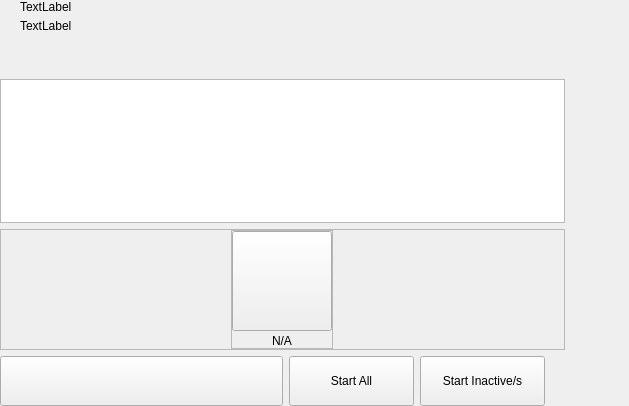
<?xml version="1.0" encoding="UTF-8"?>
<ui version="4.0">
 <class>MasterNodesWidget</class>
 <widget class="QWidget" name="MasterNodesWidget">
  <property name="geometry">
   <rect>
    <x>0</x>
    <y>0</y>
    <width>629</width>
    <height>406</height>
   </rect>
  </property>
  <property name="windowTitle">
   <string>Form</string>
  </property>
  <layout class="QHBoxLayout" name="horizontalLayout_2" stretch="2,1">
   <property name="spacing">
    <number>0</number>
   </property>
   <property name="leftMargin">
    <number>0</number>
   </property>
   <property name="topMargin">
    <number>0</number>
   </property>
   <property name="rightMargin">
    <number>0</number>
   </property>
   <property name="bottomMargin">
    <number>0</number>
   </property>
   <item>
    <widget class="QWidget" name="left" native="true">
     <layout class="QVBoxLayout" name="verticalLayout_3">
      <property name="leftMargin">
       <number>0</number>
      </property>
      <property name="topMargin">
       <number>0</number>
      </property>
      <property name="rightMargin">
       <number>0</number>
      </property>
      <property name="bottomMargin">
       <number>0</number>
      </property>
      <item>
       <layout class="QVBoxLayout" name="verticalLayout_2">
        <property name="spacing">
         <number>6</number>
        </property>
        <item>
         <layout class="QHBoxLayout" name="horizontalLayout_3">
          <property name="spacing">
           <number>0</number>
          </property>
          <property name="leftMargin">
           <number>20</number>
          </property>
          <item>
           <layout class="QVBoxLayout" name="verticalLayout_8">
            <property name="spacing">
             <number>5</number>
            </property>
            <item>
             <widget class="QLabel" name="labelTitle">
              <property name="text">
               <string>TextLabel</string>
              </property>
             </widget>
            </item>
            <item alignment="Qt::AlignTop">
             <widget class="QLabel" name="labelSubtitle1">
              <property name="text">
               <string>TextLabel</string>
              </property>
             </widget>
            </item>
           </layout>
          </item>
          <item>
           <spacer name="horizontalSpacer">
            <property name="orientation">
             <enum>Qt::Horizontal</enum>
            </property>
            <property name="sizeHint" stdset="0">
             <size>
              <width>40</width>
              <height>20</height>
             </size>
            </property>
           </spacer>
          </item>
         </layout>
        </item>
        <item>
         <spacer name="verticalSpacer_2">
          <property name="orientation">
           <enum>Qt::Vertical</enum>
          </property>
          <property name="sizeType">
           <enum>QSizePolicy::Fixed</enum>
          </property>
          <property name="sizeHint" stdset="0">
           <size>
            <width>20</width>
            <height>40</height>
           </size>
          </property>
         </spacer>
        </item>
        <item>
         <layout class="QVBoxLayout" name="verticalLayout_6"/>
        </item>
        <item>
         <widget class="QListView" name="listMn">
          <property name="mouseTracking">
           <bool>true</bool>
          </property>
         </widget>
        </item>
        <item>
         <widget class="QFrame" name="emptyContainer">
          <property name="minimumSize">
           <size>
            <width>0</width>
            <height>100</height>
           </size>
          </property>
          <property name="frameShape">
           <enum>QFrame::StyledPanel</enum>
          </property>
          <property name="frameShadow">
           <enum>QFrame::Raised</enum>
          </property>
          <layout class="QVBoxLayout" name="verticalLayout_7" stretch="1,8">
           <property name="spacing">
            <number>0</number>
           </property>
           <property name="leftMargin">
            <number>0</number>
           </property>
           <property name="topMargin">
            <number>0</number>
           </property>
           <property name="rightMargin">
            <number>0</number>
           </property>
           <property name="bottomMargin">
            <number>0</number>
           </property>
           <item>
            <spacer name="verticalSpacer">
             <property name="orientation">
              <enum>Qt::Vertical</enum>
             </property>
             <property name="sizeHint" stdset="0">
              <size>
               <width>20</width>
               <height>20</height>
              </size>
             </property>
            </spacer>
           </item>
           <item alignment="Qt::AlignHCenter|Qt::AlignVCenter">
            <widget class="QFrame" name="emptyScreen">
             <property name="sizePolicy">
              <sizepolicy hsizetype="Expanding" vsizetype="Expanding">
               <horstretch>0</horstretch>
               <verstretch>0</verstretch>
              </sizepolicy>
             </property>
             <property name="frameShape">
              <enum>QFrame::StyledPanel</enum>
             </property>
             <property name="frameShadow">
              <enum>QFrame::Raised</enum>
             </property>
             <layout class="QVBoxLayout" name="verticalLayout">
              <property name="spacing">
               <number>30</number>
              </property>
              <property name="leftMargin">
               <number>0</number>
              </property>
              <property name="topMargin">
               <number>0</number>
              </property>
              <property name="rightMargin">
               <number>0</number>
              </property>
              <property name="bottomMargin">
               <number>0</number>
              </property>
              <item alignment="Qt::AlignHCenter|Qt::AlignVCenter">
               <widget class="QPushButton" name="pushImgEmpty">
                <property name="minimumSize">
                 <size>
                  <width>100</width>
                  <height>100</height>
                 </size>
                </property>
                <property name="maximumSize">
                 <size>
                  <width>100</width>
                  <height>100</height>
                 </size>
                </property>
                <property name="focusPolicy">
                 <enum>Qt::NoFocus</enum>
                </property>
                <property name="text">
                 <string/>
                </property>
                <property name="iconSize">
                 <size>
                  <width>100</width>
                  <height>100</height>
                 </size>
                </property>
               </widget>
              </item>
              <item alignment="Qt::AlignHCenter|Qt::AlignVCenter">
               <widget class="QLabel" name="labelEmpty">
                <property name="styleSheet">
                 <string notr="true"/>
                </property>
                <property name="text">
                 <string>N/A</string>
                </property>
                <property name="alignment">
                 <set>Qt::AlignCenter</set>
                </property>
               </widget>
              </item>
             </layout>
            </widget>
           </item>
          </layout>
         </widget>
        </item>
        <item>
         <layout class="QHBoxLayout" name="horizontalLayout_7">
          <property name="rightMargin">
           <number>20</number>
          </property>
          <item>
           <spacer name="horizontalSpacer_5">
            <property name="orientation">
             <enum>Qt::Horizontal</enum>
            </property>
            <property name="sizeType">
             <enum>QSizePolicy::Expanding</enum>
            </property>
            <property name="sizeHint" stdset="0">
             <size>
              <width>40</width>
              <height>20</height>
             </size>
            </property>
           </spacer>
          </item>
          <item>
           <widget class="QPushButton" name="pushButtonSave">
            <property name="minimumSize">
             <size>
              <width>283</width>
              <height>50</height>
             </size>
            </property>
            <property name="maximumSize">
             <size>
              <width>283</width>
              <height>50</height>
             </size>
            </property>
            <property name="focusPolicy">
             <enum>Qt::NoFocus</enum>
            </property>
            <property name="text">
             <string/>
            </property>
           </widget>
          </item>
          <item>
           <widget class="QPushButton" name="pushButtonStartAll">
            <property name="minimumSize">
             <size>
              <width>125</width>
              <height>50</height>
             </size>
            </property>
            <property name="text">
             <string>Start All</string>
            </property>
           </widget>
          </item>
          <item>
           <widget class="QPushButton" name="pushButtonStartMissing">
            <property name="minimumSize">
             <size>
              <width>125</width>
              <height>50</height>
             </size>
            </property>
            <property name="text">
             <string>Start Inactive/s</string>
            </property>
           </widget>
          </item>
         </layout>
        </item>
       </layout>
      </item>
     </layout>
    </widget>
   </item>
   <item>
    <widget class="QWidget" name="right" native="true">
     <layout class="QVBoxLayout" name="verticalLayout_5">
      <property name="leftMargin">
       <number>0</number>
      </property>
      <property name="topMargin">
       <number>0</number>
      </property>
      <property name="rightMargin">
       <number>0</number>
      </property>
      <property name="bottomMargin">
       <number>0</number>
      </property>
      <item>
       <layout class="QVBoxLayout" name="verticalLayout_4">
        <property name="spacing">
         <number>6</number>
        </property>
        <item>
         <widget class="OptionButton" name="btnAbout" native="true">
          <property name="minimumSize">
           <size>
            <width>0</width>
            <height>50</height>
           </size>
          </property>
         </widget>
        </item>
        <item>
         <widget class="OptionButton" name="btnAboutController" native="true">
          <property name="minimumSize">
           <size>
            <width>0</width>
            <height>50</height>
           </size>
          </property>
         </widget>
        </item>
        <item>
         <spacer name="verticalSpacer_5">
          <property name="orientation">
           <enum>Qt::Vertical</enum>
          </property>
          <property name="sizeHint" stdset="0">
           <size>
            <width>20</width>
            <height>40</height>
           </size>
          </property>
         </spacer>
        </item>
       </layout>
      </item>
     </layout>
    </widget>
   </item>
  </layout>
 </widget>
 <customwidgets>
  <customwidget>
   <class>OptionButton</class>
   <extends>QWidget</extends>
   <header>qt/odinycoin/optionbutton.h</header>
   <container>1</container>
  </customwidget>
 </customwidgets>
 <resources/>
 <connections/>
</ui>
